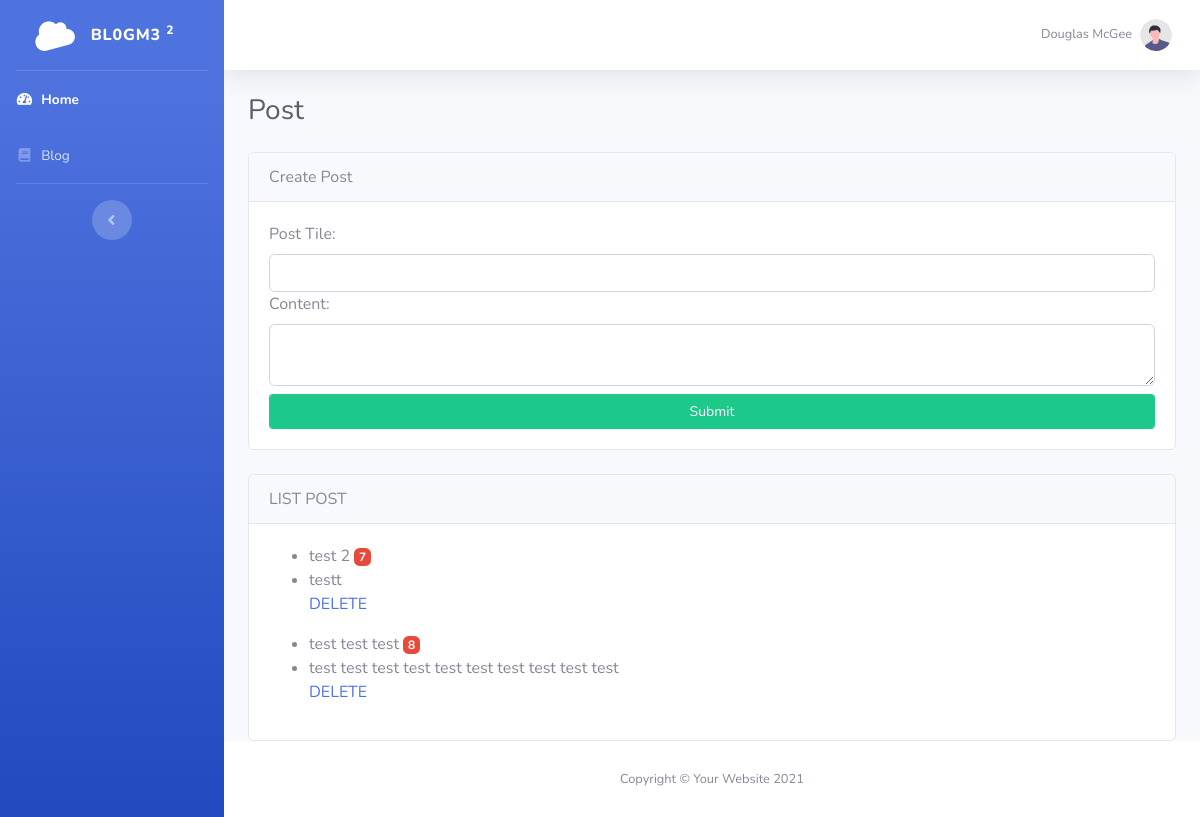
The page /index.php/blog/post on the database as committed earlier.
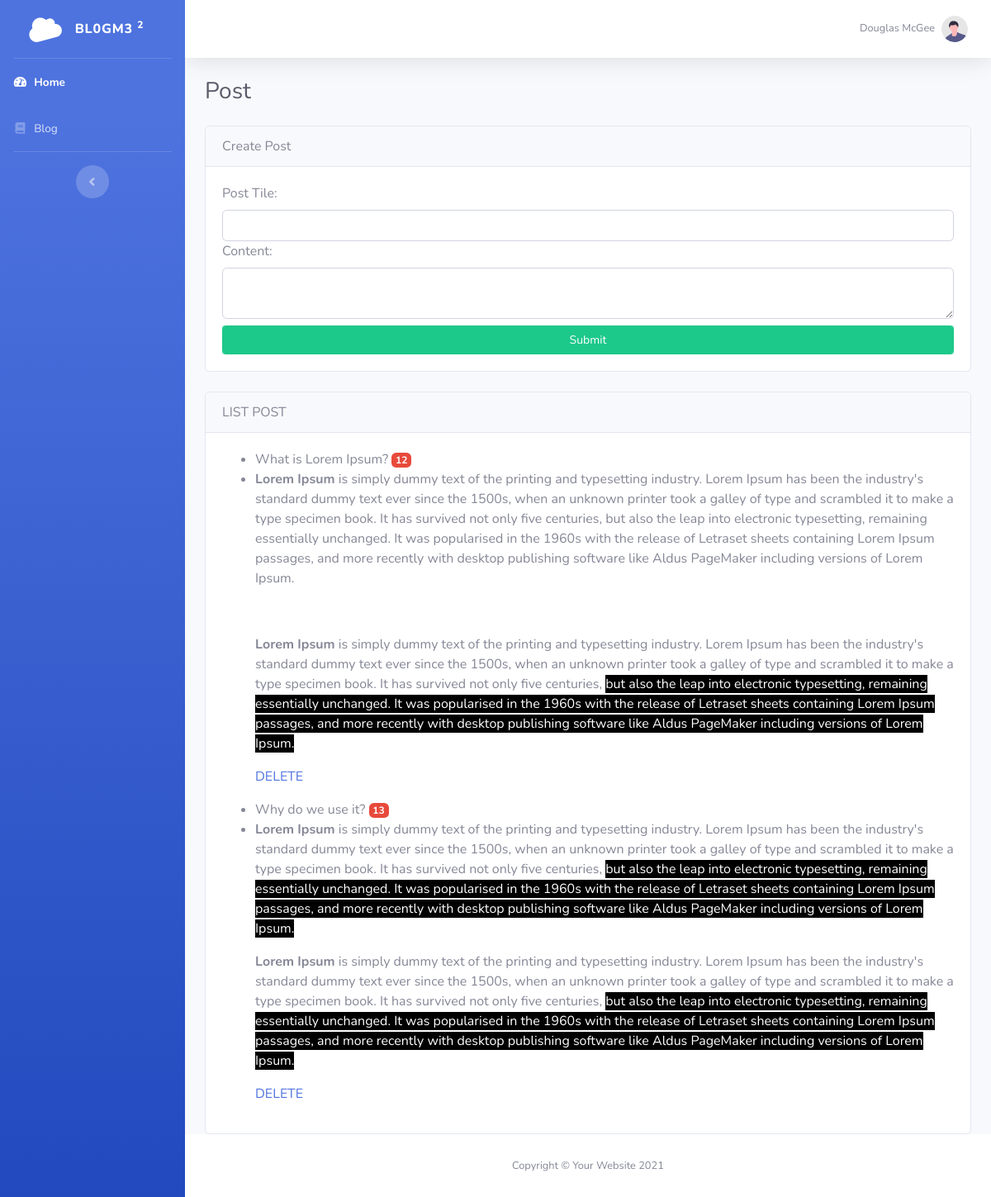
The same page on the database as committed later.
### tables this page shows
CREATE TABLE `blog_post` (
  `id` int(11) NOT NULL,
  `post_title` varchar(225) NOT NULL,
  `post_content` text NOT NULL
);

### application/controllers/Blog.php (called while the page is built, shortened)
<?php
class Blog extends CI_Controller {
    public function post(){
            $data['title'] = 'Post';
            $data['posts'] = $this->blog_model->get_posts();
            $this->form_validation->set_rules('post_title','Post Title','required');
            $this->form_validation->set_rules('post_content','Post Content');
            if($this->form_validation->run() === FALSE){
                $this->load->view('includes/head');
                $this->load->view('includes/siderbar');
                $this->load->view('includes/header');
                $this->load->view('blog/blog-post', $data);
                $this->load->view('includes/footer');
            }
        }
}

### index.php (called while the page is built, shortened)
<?php
require_once BASEPATH.'core/CodeIgniter.php';

### application/models/Blog_model.php (called while the page is built, shortened)
<?php
class Blog_model extends CI_Model{
		public function get_posts(){
			$query = $this->db->get('blog_post');
			return $query->result_array();
		}
}

### application/views/blog/blog-post.php (the view)
    <div class="container-fluid">
        <div class="d-sm-flex align-items-center justify-content-between mb-4">
            <h1 class="h3 mb-0 text-gray-800"><?php echo $title; ?></h1>
        </div>
        <div class="row">
            <div class="col-lg-12">
               <div class="card">
                    <div class="card-header">
                        Create Post
                    </div>
                    <div class="card-body">
                        <?php echo form_open('blog/post'); ?>
                            <label for="post_title">Post Tile:</label>
                            <input class="form-control" type="text" id="post_title" name="post_title">
                            <label for="pst_content">Content:</label>
                            <textarea class="form-control" id="post_content" name="post_content" required></textarea>
                            <input class="form-control btn btn-sm btn-success mt-2"  type="submit" value="Submit">
                        </form>
                    </div>
               </div>
            </div>
        </div>
        <div class="row mt-4">
            <div class="col-lg-12">
                <div class="card">
                    <div class="card-header">
                    LIST POST
                    </div>
                    <div class="card-body">
                    <?php foreach($posts as $post): ?>
                            <ul>
                                <li><?php echo $post['post_title']; ?> <span class="badge badge-sm badge-danger"><?php echo $post['id'] ?></span></li>
                                <li><?php echo $post['post_content']; ?><span class="badge badge-sm badge-danger"></li>
                                <a href="<?php echo base_url(); ?>blog/post/delete/<?php echo $post['id'] ?>">DELETE</a>
                            </ul>
                    <?php endforeach; ?>
                    </div>
                </div>
            </div>
        </div>
</div>

### application/views/includes/head.php (shortened to what this page needs)
<!DOCTYPE html>
<html lang="en">
<head>
    <link href="<?php echo base_url(); ?>/assets/vendor/fontawesome-free/css/all.min.css" rel="stylesheet" type="text/css">
    <link href="<?php echo base_url(); ?>/assets/css/sb-admin-2.min.css" rel="stylesheet">
</head>
<body id="page-top">
    <div id="wrapper">

### application/views/includes/siderbar.php
<ul class="navbar-nav bg-gradient-primary sidebar sidebar-dark accordion" id="accordionSidebar">
    <a class="sidebar-brand d-flex align-items-center justify-content-center" href="index.html">
        <div class="sidebar-brand-icon rotate-n-15">
            <i class="fas fa-cloud"></i>
        </div>
        <div class="sidebar-brand-text mx-3">Bl0gM3 <sup>2</sup></div>
    </a>
    <hr class="sidebar-divider my-0">
    <li class="nav-item active">
        <a class="nav-link" href="<?php base_url(); ?>">
            <i class="fas fa-fw fa-tachometer-alt"></i>
            <span>Home</span></a>
    </li>
    <li class="nav-item">
        <a class="nav-link" href="<?php echo base_url(); ?>blog/post">
            <i class="fas fa-fw fa-book"></i>
            <span>Blog</span></a>
    </li>
    <hr class="sidebar-divider">
    <div class="text-center d-none d-md-inline">
        <button class="rounded-circle border-0" id="sidebarToggle"></button>
    </div>
</ul>

### application/views/includes/header.php (shortened to what this page needs)
<div id="content-wrapper" class="d-flex flex-column">
    <div id="content">
        <nav class="navbar navbar-expand navbar-light bg-white topbar mb-4 static-top shadow">
            <ul class="navbar-nav ml-auto">
                <li class="nav-item dropdown no-arrow">
                    <a class="nav-link dropdown-toggle" href="#" id="userDropdown" role="button"
                        data-toggle="dropdown" aria-haspopup="true" aria-expanded="false">
                        <span class="mr-2 d-none d-lg-inline text-gray-600 small">Douglas McGee</span>
                        <img class="img-profile rounded-circle"
                            src="img/undraw_profile.svg">
                    </a>
                </li>
            </ul>
        </nav>

### application/views/includes/footer.php (shortened to what this page needs)
</div>
            <footer class="sticky-footer bg-white">
                <div class="container my-auto">
                    <div class="copyright text-center my-auto">
                        <span>Copyright &copy; Your Website 2021</span>
                    </div>
                </div>
            </footer>
        </div>
    </div>
</body>
</html>

Rows that differ between the two databases and show on the page:
removed blog_post: post_title "test 2", id "7", post_content "testt"
removed blog_post: post_title "test test test", id "8", post_content "test test test test test test test test test test"
added blog_post: post_title "What is Lorem Ipsum?", id "12", post_content "Lorem Ipsum is simply dummy text of the printing and typesetting industry. Lorem Ipsum has been the industry's standard dummy text ever since the 1500s, when an unknown printer took a galley of type and scrambled it to make a type specimen book. It has survived not only five centuries, but also the leap into electronic typesetting, remaining essentially unchanged. It was popularised in the 1960s with the release of Letraset sheets containing Lorem Ipsum passages, and more recently with desktop publishing software like Aldus PageMaker including versions of Lorem Ipsum. Lorem Ipsum is simply dummy text of the printing and typesetting industry. Lorem Ipsum has been the industry's standard…"
added blog_post: post_title "Why do we use it?", id "13", post_content "Lorem Ipsum is simply dummy text of the printing and typesetting industry. Lorem Ipsum has been the industry's standard dummy text ever since the 1500s, when an unknown printer took a galley of type and scrambled it to make a type specimen book. It has survived not only five centuries, but also the leap into electronic typesetting, remaining essentially unchanged. It was popularised in the 1960s with the release of Letraset sheets containing Lorem Ipsum passages, and more recently with desktop publishing software like Aldus PageMaker including versions of Lorem Ipsum. Lorem Ipsum is simply dummy text of the printing and typesetting industry. Lorem Ipsum has been the industry's standard…"
